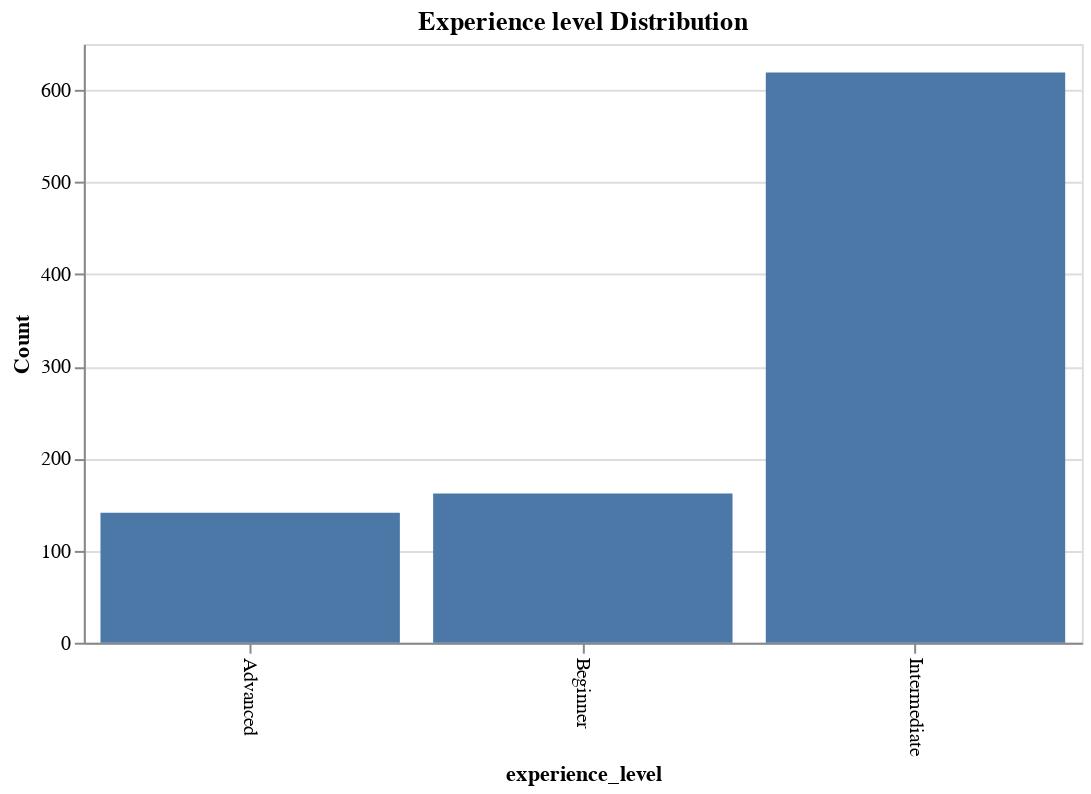

Notebook source saved alongside this figure:
### Code cell
'''Gràfic amb la distribució del nivell d'experiència programant'''

import altair as alt

df_filtered_no_zero = df_filtered[df_filtered['preferred_team_size'] != 0]

# Create the bar chart
bar = alt.Chart(df_filtered_no_zero).mark_bar().encode(
    x=alt.X('experience_level:O', title='experience_level', axis=alt.Axis(labelAngle=90)),
    y=alt.Y('count()', title='Count')
).properties(
    title='Experience level Distribution', width = 500
)

bar

### Figure 1 — Vega-Lite specification as saved in the notebook (floating-point values rounded to 4 significant figures; data arrays with more than 128 entries replaced by an {"elided": "..."} marker saying what was removed)
{"config": {"view": {"continuousWidth": 300, "continuousHeight": 300}}, "data": {"name": "data-c3295fa3861dd871b89194cf578d0f52"}, "mark": {"type": "bar"}, "encoding": {"x": {"axis": {"labelAngle": 90}, "field": "experience_level", "title": "experience_level", "type": "ordinal"}, "y": {"aggregate": "count", "title": "Count", "type": "quantitative"}}, "title": "Experience level Distribution", "width": 500, "$schema": "https://vega.github.io/schema/vega-lite/v5.20.1.json", "datasets": {"data-c3295fa3861dd871b89194cf578d0f52": {"elided": "922 records"}}}
